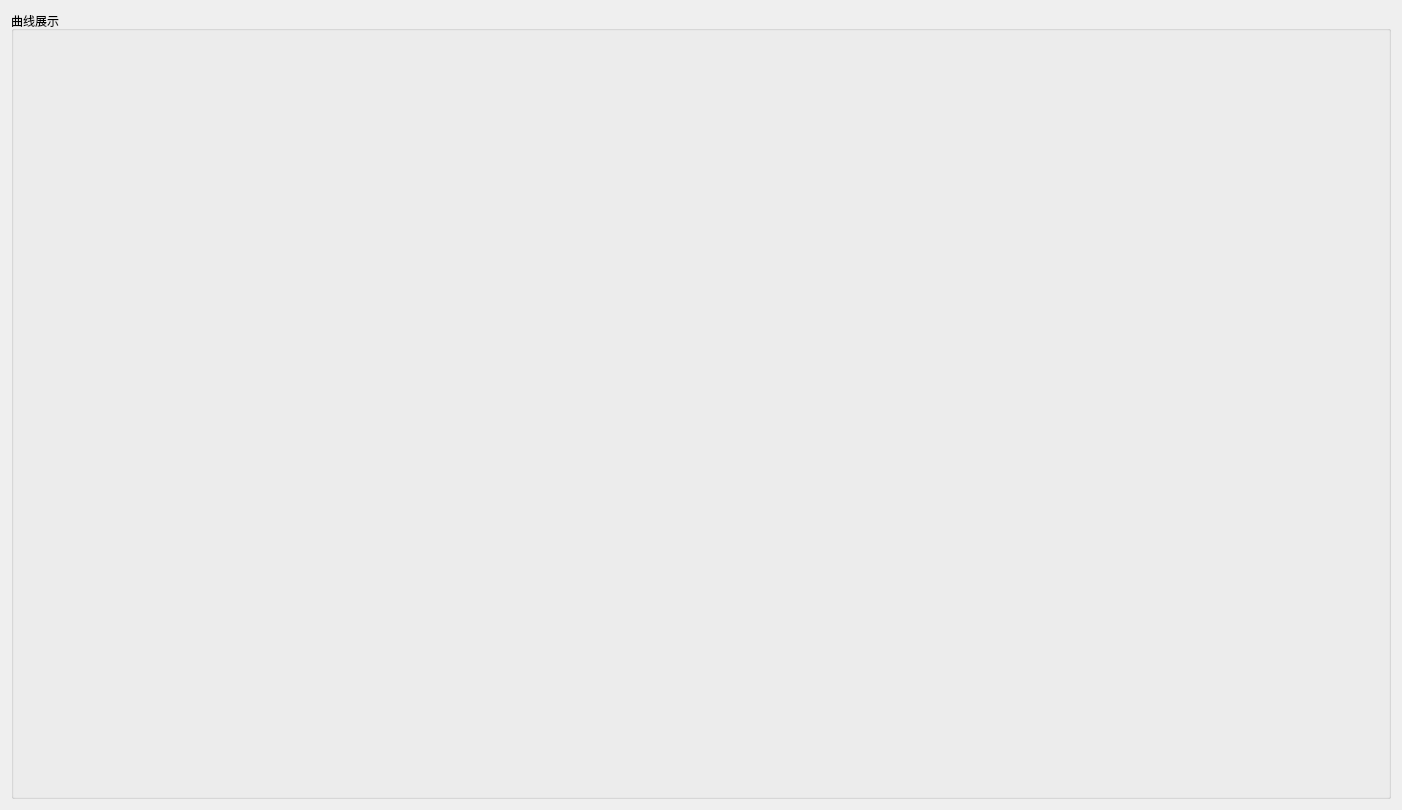
<?xml version="1.0" encoding="UTF-8"?>
<ui version="4.0">
 <class>MainWindow</class>
 <widget class="QMainWindow" name="MainWindow">
  <property name="geometry">
   <rect>
    <x>0</x>
    <y>0</y>
    <width>1402</width>
    <height>810</height>
   </rect>
  </property>
  <property name="windowTitle">
   <string>历史曲线</string>
  </property>
  <widget class="QWidget" name="centralWidget">
   <layout class="QHBoxLayout" name="horizontalLayout">
    <item>
     <widget class="QGroupBox" name="groupBox">
      <property name="sizePolicy">
       <sizepolicy hsizetype="Expanding" vsizetype="Preferred">
        <horstretch>0</horstretch>
        <verstretch>0</verstretch>
       </sizepolicy>
      </property>
      <property name="title">
       <string>曲线展示</string>
      </property>
      <layout class="QVBoxLayout" name="verticalLayout_3">
       <item>
        <layout class="QVBoxLayout" name="verticalLayout_2">
         <property name="spacing">
          <number>20</number>
         </property>
        </layout>
       </item>
      </layout>
     </widget>
    </item>
   </layout>
  </widget>
 </widget>
 <layoutdefault spacing="6" margin="11"/>
 <resources/>
 <connections/>
</ui>
